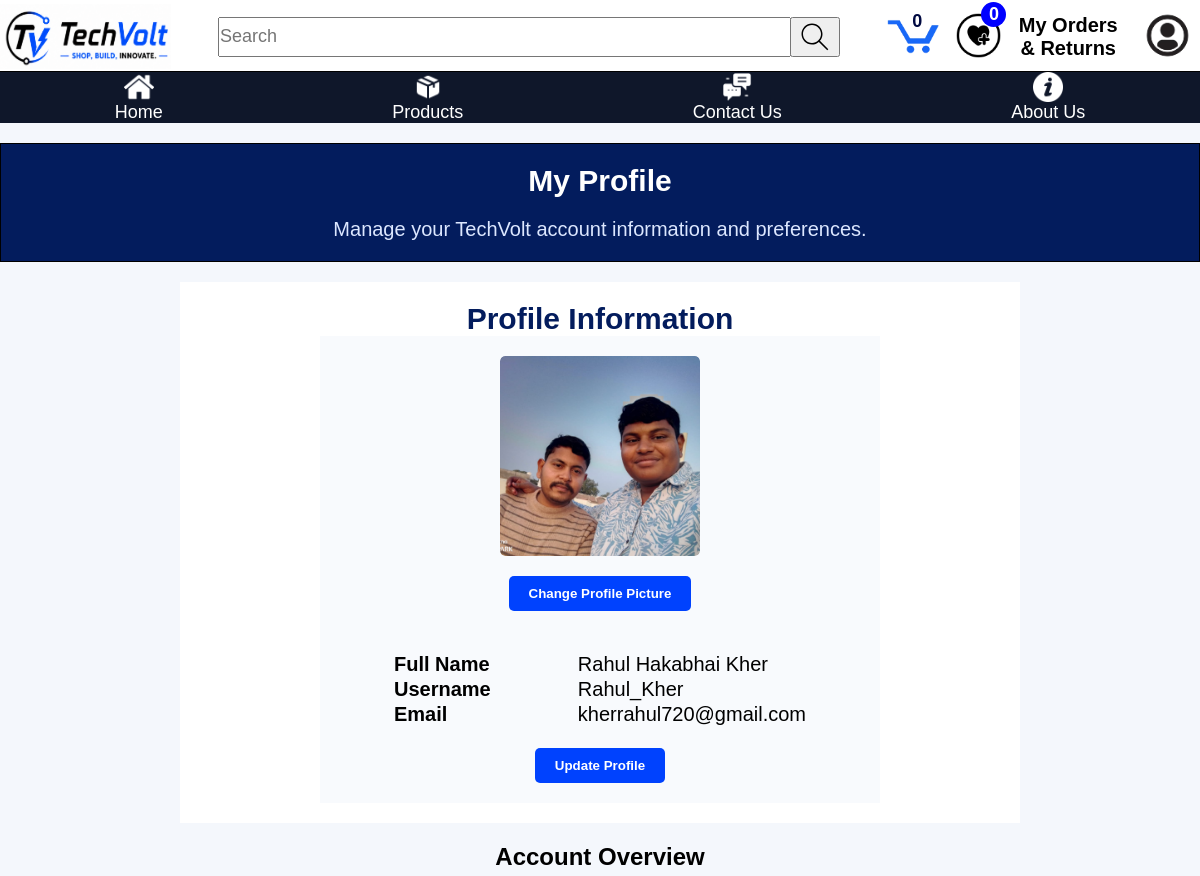
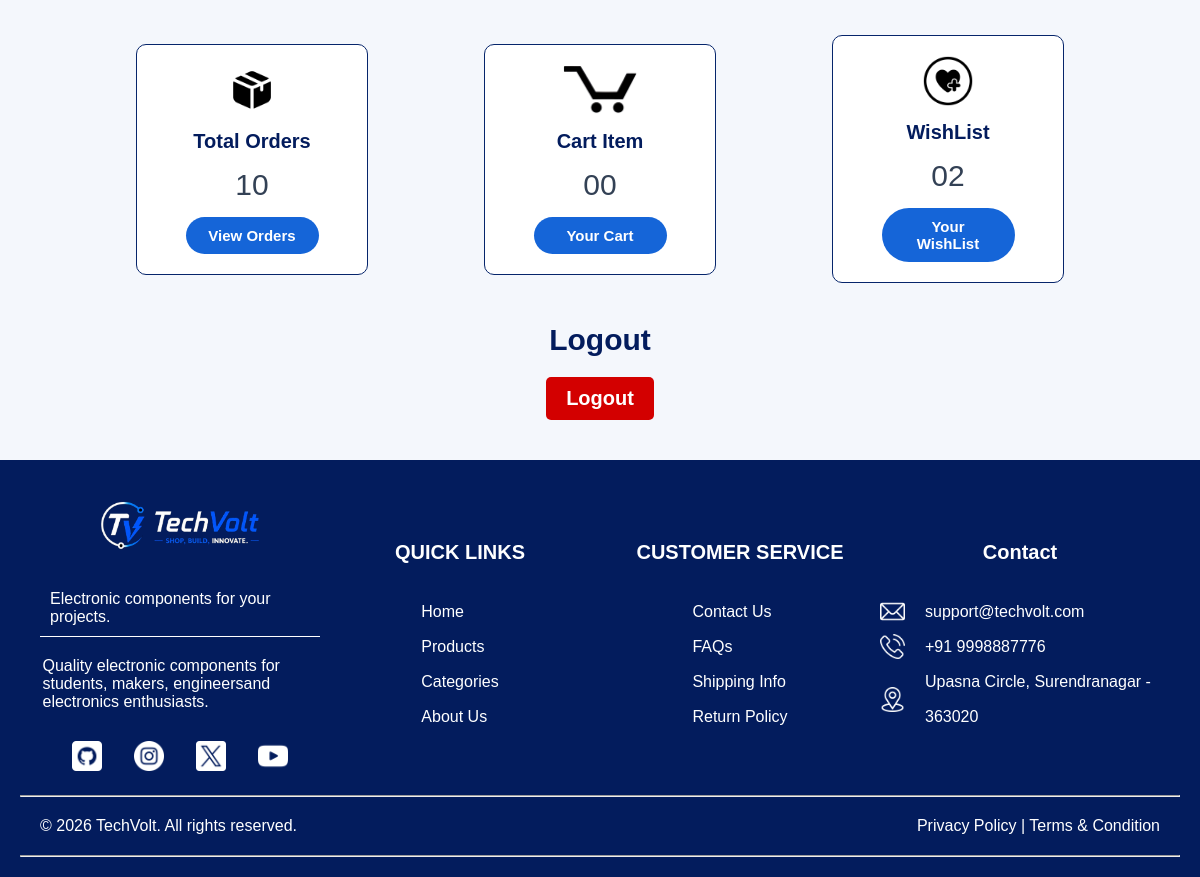
The app's page /profile.php (signed in) with its own data (2 pictures, top to bottom).
### tables this page shows
CREATE TABLE IF NOT EXISTS `users` (
  `user_id` int NOT NULL AUTO_INCREMENT,
  `full_name` varchar(100) NOT NULL,
  `username` varchar(50) NOT NULL,
  `email` varchar(150) NOT NULL,
  `password` varchar(255) NOT NULL,
  `profile_image` varchar(255) DEFAULT NULL,
  `role` enum('customer','admin') NOT NULL DEFAULT 'customer',
  `status` enum('active','inactive') NOT NULL DEFAULT 'active',
  `created_at` timestamp NOT NULL DEFAULT CURRENT_TIMESTAMP,
  `updated_at` timestamp NULL DEFAULT CURRENT_TIMESTAMP ON UPDATE CURRENT_TIMESTAMP,
  PRIMARY KEY (`user_id`),
  UNIQUE KEY `username` (`username`),
  UNIQUE KEY `email` (`email`)
);

### profile.php (the view, shortened to what this page needs)
<?php
    require_once "includes/database.php";
    $user_id = $_SESSION["user_id"];
    $sql = "SELECT full_name, username, profile_image, email FROM users WHERE user_id = ?";
    $stmt = mysqli_prepare($conn, $sql);
    mysqli_stmt_bind_param($stmt, "i", $user_id);
    mysqli_stmt_execute($stmt);
    $result = mysqli_stmt_get_result($stmt);
    $user = mysqli_fetch_assoc($result);
    $sql = "SELECT COUNT(*) as total_orders FROM orders WHERE user_id = ?";
    $stmt = mysqli_prepare($conn, $sql);
    mysqli_stmt_bind_param($stmt, "i", $user_id);
    mysqli_stmt_execute($stmt);
    $result = mysqli_stmt_get_result($stmt);
    $orderCount = mysqli_fetch_assoc($result);
    $totalOrders = $orderCount["total_orders"];
    $sql = "SELECT COUNT(*) as wishlist_items FROM wishlist WHERE user_id = ?";
    $stmt = mysqli_prepare($conn, $sql);
    mysqli_stmt_bind_param($stmt, "i", $user_id);
    mysqli_stmt_execute($stmt);
    $result = mysqli_stmt_get_result($stmt);
    $wishlistItems = mysqli_fetch_assoc($result);
    $totalWishlistItems = $wishlistItems["wishlist_items"];
    $sql = "SELECT cart_id FROM carts WHERE user_id = ?";
    $stmt = mysqli_prepare($conn, $sql);
    mysqli_stmt_bind_param($stmt, "i", $user_id);
    mysqli_stmt_execute($stmt);
    $result = mysqli_stmt_get_result($stmt);
    $totalCartItems = 0;
    if (mysqli_num_rows($result) > 0) {
        $cart = mysqli_fetch_assoc($result);
        $cart_id = $cart["cart_id"];
        $sql = "SELECT COUNT(*) as Cart_all_items FROM cart_items WHERE cart_id = ?";
        $stmt = mysqli_prepare($conn, $sql);
        mysqli_stmt_bind_param($stmt, "i", $cart_id);
        mysqli_stmt_execute($stmt);
        $result = mysqli_stmt_get_result($stmt);
        $CartItems = mysqli_fetch_assoc($result);
        $totalCartItems = $CartItems["Cart_all_items"];
    }
?>
<!DOCTYPE html>
<html lang="en">
<head>
    <link rel="stylesheet" href="assets/css/style.css" />
</head>
<body>
    <?php include "includes/header.php" ?>
    <main class="profile-page">
        <div class="hero-of-profile">
            <h2 class="title-profile">My Profile</h2>
            <p>Manage your TechVolt account information and preferences.</p>
        </div>
        <div class="profile-information">
            <h3 class="main-profile-heading">Profile Information</h3>
            <div class="image-profile-container">
                <div class="image-profile">
                    <img src="
                    <?php
                        if($user["profile_image"] !== NULL){
                            echo htmlspecialchars($user["profile_image"]);
                        }
                        else{
                            echo "assets/images/profile/default-user.jpg";
                        }
                    ?>
                    " alt="Profile Pic" class="profile-image">
                </div>
                <button class="change-profile-pic">Change Profile Picture</button>
            </div>
            <div class="basic-info-container">
                <table class="info-table">
                    <tr>
                        <th class="info-heading">Full Name</th>
                        <td class="user-info"><?php echo htmlspecialchars($user["full_name"]); ?></td>
                    </tr>
                    <tr>
                        <th class="info-heading">Username</th>
                        <td class="user-info"><?php echo htmlspecialchars($user["username"]); ?></td>
                    </tr>
                    <tr>
                        <th class="info-heading">Email</th>
                        <td class="user-info"><?php echo htmlspecialchars($user["email"]); ?></td>
                    </tr>
                </table>
                <button class="update-profile">Update Profile</button>
            </div>
        </div>
        <h2>Account Overview</h2>
        <section class="account-overview">
            <div class="order-overview">
                <img src="assets\images\Icons\box.png" alt="Product">
                <h4>
                    Total Orders
                </h4>
                <p class="total-order-for-profilePage"><?php echo str_pad($totalOrders, 2, "0",  STR_PAD_LEFT); ?></p>
                <button onclick="window.location.href = 'my-orders.php'">View Orders</button>
            </div>
            <div class="cart-overview">
                <img src="assets\images\Icons\Cart-black.png" alt="Cart">
                <h4>
                    Cart Item
                </h4>
                <p class="total-product-in-cart-for-profilePage"><?php echo str_pad($totalCartItems, 2, "0",  STR_PAD_LEFT); ?></p>
                <button onclick="window.location.href = 'cart.php'">Your Cart</button>
            </div>
            <div class="wishlist-overview">
                <img src="assets/images/Icons/heart.png" alt="Product">
                <h4>
                    WishList
                </h4>
                <p class="total-order-for-profilePage"><?php echo str_pad($totalWishlistItems, 2, "0",  STR_PAD_LEFT); ?></p>
                <button onclick="window.location.href = 'wishlist.php'">Your WishList</button>
            </div>
        </section>
        <section class="logout-section">
            <h2>Logout</h2>
            <button class="logout-btn">Logout</button>
        </section>
    </main>
    <?php include "includes/footer.php" ?>
</body>
</html>

### assets/css/style.css (style rules this page uses)
* { margin:0; padding:0; font-family: Arial, Helvetica, sans-serif; box-sizing: border-box; }
.profile-page { background-color: #F4F7FC; display: flex; justify-content: center; align-items: center; flex-direction: column; }
.hero-of-profile { background-color: #031C5D; margin: 20px; padding: 20px; width: 100%; text-align: center; border: 1px solid black; }
.hero-of-profile h2 { color: #ffffff; margin-bottom: 10px; font-size: 30px; }
.hero-of-profile p { margin-top: 20px; font-size: 20px; color: #DCE7FF; }
.profile-information { padding: 20px; background-color: #ffffff; display: flex; width: 70%; justify-content: center; align-items: center; flex-direction: column; margin-bottom: 20px; }
.main-profile-heading { color: #031C5D; font-size: 30px; }
.image-profile-container { width: 70%; padding: 20px; display: flex; justify-content: center; align-items: center; flex-direction: column; background-color: #f8fafd; }
.image-profile { width: 200px; height: 200px; overflow: hidden; border-radius: 5px; }
.profile-image { width: 100%; height: 100%; object-fit: cover; border-radius: 5px; }
.change-profile-pic, .update-profile { margin-top: 20px; padding: 10px 20px; border-radius: 5px; background-color: #0042FE; color: #ffffff; font-weight: bold; border: none; transition: background-color 0.15s; }
.basic-info-container { background-color: #f8fafd; width: 70%; display: flex; justify-content: center; align-items: center; flex-direction: column; padding: 20px; }
.basic-info-container table { width: 80%; }
.info-heading, .user-info { text-align: left; width: 50%; font-size: 20px; }
.account-overview { margin-top: 20px; width: 100%; padding: 20px; display: flex; justify-content: space-evenly; align-items: center; }
.order-overview, .cart-overview, .wishlist-overview { width: 20%; background-color: #ffffff; padding: 20px; display: flex; justify-content: center; align-items: center; flex-direction: column; row-gap: 15px; border-radius: 10px; border: 1px solid #06256B; transition: transform 0.2s, box-shadow 0.2s; }
.order-overview h4, .cart-overview h4, .wishlist-overview h4 { font-size: 20px; color: #031C5D; }
.order-overview img, .cart-overview img, .wishlist-overview img { height: 50px; width: auto; }
.order-overview p, .cart-overview p, .wishlist-overview p { font-size: 30px; color: #334155; }
.order-overview button, .cart-overview button, .wishlist-overview button { width: 70%; font-size: 15px; font-weight: bold; padding: 10px 20px; border-radius: 50px; border: none; color: #ffffff; background-color: #1565D8; transition: background-color 0.15s; }
.logout-section { color: #031C5D; font-size: 20px; padding: 20px; text-align: center; }
.logout-btn { margin: 20px; border: none; padding: 10px 20px; font-size: 20px; font-weight: bold; background-color: #d30000; border-radius: 5px; color: #ffffff; transition: background-color 0.15s; }

### assets/css/navbar.css (style rules this page uses)
* { margin:0; padding:0; }

### assets/css/responsive.css (style rules this page uses)
*, *::before, *::after { box-sizing: border-box; }
html { max-width: 100%; overflow-x: hidden; }
body { max-width: 100%; overflow-x: hidden; }
img, svg, video { max-width: 100%; }
button, input, select, textarea { max-width: 100%; }
.order-summery-table, .payment-table, .info-table { max-width: 100%; }

### assets/css/footer.css (style rules this page uses)
* { margin:0; padding:0; }

### records on screen
users: profile_image (picture), full_name "Rahul Hakabhai Kher", username "Rahul_Kher", email "kherrahul720@gmail.com"

### other values on screen
$CartItemQuantity "0"
str_pad($totalOrders, 2, "0",  STR_PAD_LEFT) "10"
str_pad($totalCartItems, 2, "0",  STR_PAD_LEFT) "00"
str_pad($totalWishlistItems, 2, "0",  STR_PAD_LEFT) "02"
